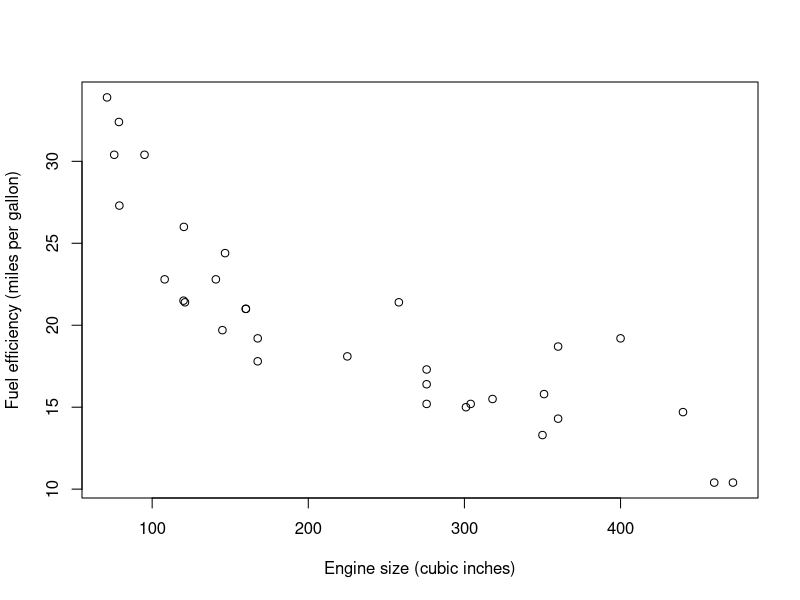
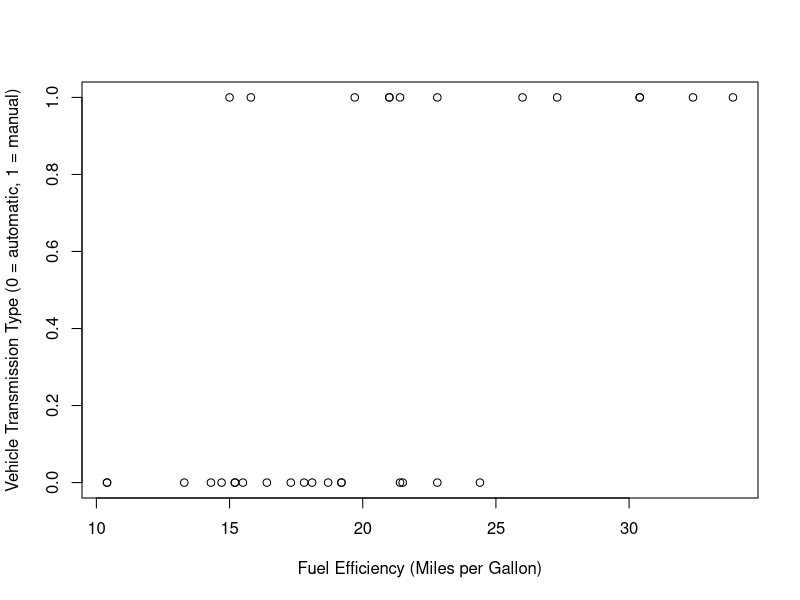

Write the R code that produced these figures, in order.
## ---- chunk 1
head(mtcars)
#11 features 

plot(y = mtcars$mpg, x = mtcars$disp, xlab = "Engine size (cubic inches)", ylab = "Fuel efficiency (miles per gallon)")
# Fuel efficiency decreases as the size of the engine increases but if you have some new engine for which you want know the efficiency it doesnt give you an exact answer 

model <- lm(mtcars$mpg ~ mtcars$disp)
coef(model)
## ---- chunk 2
coef(model)[2] * 200 + coef(model)[1]
## ---- chunk 3
summary(model)
## ---- chunk 4
split_size = 0.8
sample_size = floor(split_size * nrow(mtcars)) # floor() takes a simple numeric argument x and returns a numeric vector containing the integers formed by truncating the values in x toward 0
set.seed(123) # for randomization 
train_indices <- sample(seq_len(nrow(mtcars)), size = sample_size) #sample takes a sample of specified size, seq_len() generates regular sequences of mtcar rows that are sample size of training 

train <- mtcars[train_indices, ]
test <- mtcars[-train_indices, ]
## ---- chunk 5
model2 <- lm(mpg~disp, data = train) # runs model on training data
new.data <- data.frame(disp = test$disp) # creates new dataframe with the disp feature from test data
test$output <- predict(model2, new.data) # using the model on the test disp feature 
sqrt(sum(test$mpg - test$output)^2/nrow(test)) #take the sum of the actual value of mpg and the output of the model predictions using test divided by number of rows to get accuracy 
## ---- chunk 6
plot(x = mtcars$mpg, y = mtcars$am, xlab = "Fuel Efficiency (Miles per Gallon)", ylab = "Vehicle Transmission Type (0 = automatic, 1 = manual)")
## ---- chunk 7
install.packages("caTools")
library(caTools)
## ---- chunk 8
Label.train = train[, 9] #Need to give the model the label against which we want to predict as well as the data you want to use for training
Data.train = train[, -9] #"the data we want is the mtcars dataset that we split into a training set except column number 9" which is the am column we used before which subsets the data instead of listing out each column individually for input, just focuses on am!

model = LogitBoost(Data.train, Label.train) #set the label and data by picking the columns that represented each 
Data.test = test
Lab = predict(model, Data.test, type = "raw")
data.frame(row.names(test), test$mpg, test$am, Lab)
